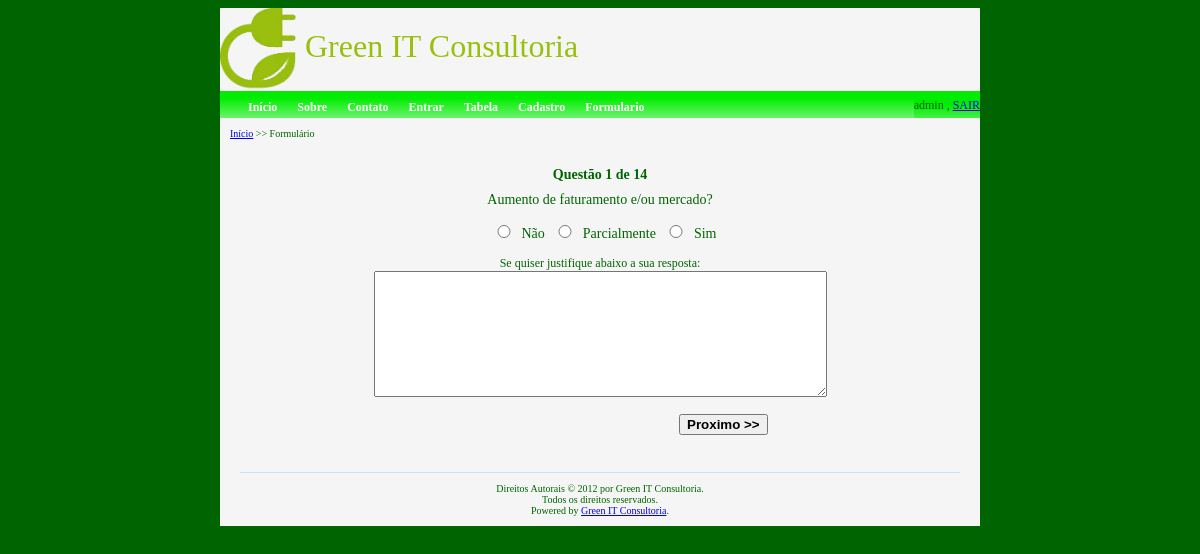
Screenshot of /formulario.php?q=1 (signed in) with the database file from the repository.
### tables this page shows
CREATE TABLE IF NOT EXISTS `questoes` (
  `id` int(11) NOT NULL AUTO_INCREMENT,
  `questao` varchar(300) DEFAULT NULL,
   tipo INT NOT NULL,
  PRIMARY KEY (`id`)
);

CREATE TABLE IF NOT EXISTS tipo_resposta(
  tipo INT NOT NULL,
  rotulo VARCHAR(50),
  resp INT NOT NULL
);

### formulario.php (the view, shortened to what this page needs)
<html>
    <head>
        <link rel="stylesheet" type="text/css" href="padrao.css">
    </head>
    <body>
        <div class="geral">
            <div class="cabecalho">
                <?php include("cabecalho.php"); ?>
            </div>
            <div class="menu">
                <?php include("menu.php"); ?>
            </div>
            <div class="login">
                <?php
                if ($_SESSION["AUTH"] == true) {
                    echo $_SESSION["usuario"] . " ";
                    echo " ," . " " . "<a href = " . "logout.php" . " >SAIR</a>";
                }
                ?>
            </div>
            <div class="conteudo-form">
                <div class="breadcrumbs-form">
                    <a href="index.php">Início</a> >> <span>Formulário</span>
                </div>
                <?php
                $q = $_GET['q'];
                $sql = "SELECT * FROM questoes where id = " . $q;
                $num_question = "SELECT count(*) FROM questoes";
                $resMAX = mysql_query($num_question);
                $MAX = mysql_fetch_array($resMAX);
                $res = mysql_query($sql);
                while ($row = mysql_fetch_array($res)) {
                    echo "<div class = \"question-form\"><p>Questão " .
                    $q . " de " . $MAX[0] . "</p></div>";
                    echo $row['questao'] . "<br>" . "<p>";
                    echo "<form action=\"atualiza_pagina.php\" method=\"POST\">";
                    $sql = "SELECT * FROM tipo_resposta WHERE tipo = " . $row['tipo'];
                    $resresp = mysql_query($sql);
                    while ($rowresp = mysql_fetch_array($resresp)) {
                        echo "<input class = radio type=\"radio\" name=\"" . $row['id'] . "\" value=\"" .
                        $rowresp['resp'] . "\"";
                        echo "/>" . $rowresp['rotulo'];
                    }
                }
                ?>
                <p>
                    <label class="cadastro">Se quiser justifique abaixo a sua resposta:</label><br>
                    <textarea name="just" wrap="VIRTUAL" id="mensagem" cols="54" rows="8" size="700"></textarea>
                </p>
                <p><table >
                    <tr>
                        <td>
                        </td>
                        <td class="button"> </td>
                        <td>
                            <?php $botao = ""; if ($q != $MAX[0]){$botao = "Proximo >>";} else {$botao = "Finaliza";}?>
                            <input class = "button_prox"name = "next" type = "submit" id = "form" value = "<?php echo $botao;?>" onclick = "return validaForm();" />
                        </td>
                    </tr>
                </table>
            </div>
            <div class="rodape">
                <?php include("rodape.php"); ?>
            </div>
        </div
    </body>
</html>

### padrao.css (style rules this page uses)
body { color: darkgreen; background-color: darkgreen; }
div.geral { position: relative; width: 760px; margin-left: auto; margin-right: auto; font-family: verdana; background-color: whitesmoke; }
div.cabecalho { position: relative; height: 83px; background-color: whitesmoke; }
div.login { position: absolute; top: 90px; right: 0; height: 27px; font-size: 12px; background-color: whitesmoke; background:white url(imgs/bg2.gif) repeat-x left top; }
div.menu { position: relative; top: 0; left: 0; height: 27px; background-color: whitesmoke; background:white url(imgs/bg2.gif) repeat-x left top; }
div.conteudo-form { position: relative; background-color: whitesmoke; padding: 10px; font-size: 14px; text-align: center; }
div.conteudo-form input.radio { width: 30px; }
div.conteudo-form input.button_prox { font-weight: bold; width: auto; }
div.conteudo-form table { margin: auto; }
div.conteudo-form table td { width: 100px; }
div.conteudo-form table td.button { width: 150px; }
div.question-form { font-weight: bold; text-align: center; font-size: 14px; color: darkgreen; height: 25px; }
div.breadcrumbs-form { text-align: left; font-size: 10px; height: 25px; }
div.rodape { padding: 10px; margin: 10px 20px; font-size: 10px; text-align: center; border-top: 1px solid #C9E0ED; }
label.cadastro { width: 630px; font-size: 12px; }

### rows the page displays
questoes: MAX "14", questao "Aumento de faturamento e/ou mercado?"
tipo_resposta: rotulo "Não"
tipo_resposta: rotulo "Parcialmente"
tipo_resposta: rotulo "Sim"

### other values shown
$_SESSION["usuario"] "admin"
